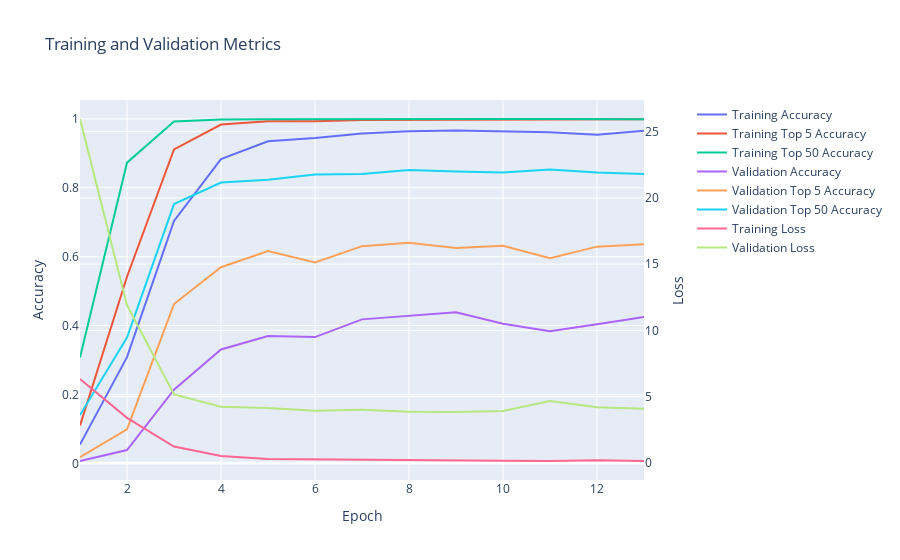

This figure's notebook cell:
### Code cell
softmax_similarity_model.display_training_history()

### Figure 1 — Plotly figure (JSON) as saved in the notebook; plotly's stock layout.template omitted (floating-point values rounded to 4 significant figures)
{"data": [{"mode": "lines", "name": "Training Accuracy", "type": "scatter", "x": [1, 2, 3, 4, 5, 6, 7, 8, 9, 10, 11, 12, 13], "xaxis": "x", "y": [0.05484, 0.3082, 0.7036, 0.883, 0.9351, 0.9445, 0.9577, 0.9639, 0.966, 0.9642, 0.9615, 0.9542, 0.9656, 0.9656], "yaxis": "y"}, {"mode": "lines", "name": "Training Top 5 Accuracy", "type": "scatter", "x": [1, 2, 3, 4, 5, 6, 7, 8, 9, 10, 11, 12, 13], "xaxis": "x", "y": [0.1097, 0.5418, 0.9115, 0.9837, 0.9934, 0.9931, 0.9965, 0.9965, 0.9979, 0.9969, 0.9983, 0.9969, 0.9986, 0.9965], "yaxis": "y"}, {"mode": "lines", "name": "Training Top 50 Accuracy", "type": "scatter", "x": [1, 2, 3, 4, 5, 6, 7, 8, 9, 10, 11, 12, 13], "xaxis": "x", "y": [0.3075, 0.873, 0.9924, 0.9979, 0.999, 0.9986, 0.9997, 0.9979, 0.999, 0.9993, 0.9997, 0.9986, 0.999, 0.9976], "yaxis": "y"}, {"mode": "lines", "name": "Validation Accuracy", "type": "scatter", "x": [1, 2, 3, 4, 5, 6, 7, 8, 9, 10, 11, 12, 13], "xaxis": "x", "y": [0.006944, 0.03889, 0.2139, 0.3306, 0.3694, 0.3667, 0.4181, 0.4278, 0.4389, 0.4056, 0.3833, 0.4042, 0.425, 0.4181], "yaxis": "y"}, {"mode": "lines", "name": "Validation Top 5 Accuracy", "type": "scatter", "x": [1, 2, 3, 4, 5, 6, 7, 8, 9, 10, 11, 12, 13], "xaxis": "x", "y": [0.01806, 0.09861, 0.4625, 0.5694, 0.6167, 0.5833, 0.6306, 0.6403, 0.625, 0.6319, 0.5958, 0.6292, 0.6361, 0.6181], "yaxis": "y"}, {"mode": "lines", "name": "Validation Top 50 Accuracy", "type": "scatter", "x": [1, 2, 3, 4, 5, 6, 7, 8, 9, 10, 11, 12, 13], "xaxis": "x", "y": [0.1403, 0.3653, 0.7528, 0.8153, 0.8236, 0.8389, 0.8403, 0.8514, 0.8472, 0.8444, 0.8528, 0.8444, 0.8403, 0.8431], "yaxis": "y"}, {"mode": "lines", "name": "Training Loss", "type": "scatter", "x": [1, 2, 3, 4, 5, 6, 7, 8, 9, 10, 11, 12, 13], "xaxis": "x", "y": [6.334, 3.401, 1.236, 0.5219, 0.2893, 0.2633, 0.1863, 0.1913, 0.1631, 0.1613, 0.1498, 0.2022, 0.1406, 0.1362], "yaxis": "y2"}, {"mode": "lines", "name": "Validation Loss", "type": "scatter", "x": [1, 2, 3, 4, 5, 6, 7, 8, 9, 10, 11, 12, 13], "xaxis": "x", "y": [25.96, 11.9, 5.167, 4.238, 4.133, 3.936, 4.016, 3.861, 3.835, 3.911, 4.665, 4.19, 4.075, 4.264], "yaxis": "y2"}], "layout": {"title": {"text": "Training and Validation Metrics"}, "xaxis": {"anchor": "y", "domain": [0.0, 0.94], "title": {"text": "Epoch"}}, "yaxis": {"anchor": "x", "domain": [0.0, 1.0], "title": {"text": "Accuracy"}}, "yaxis2": {"anchor": "x", "overlaying": "y", "side": "right", "title": {"text": "Loss"}}}}
